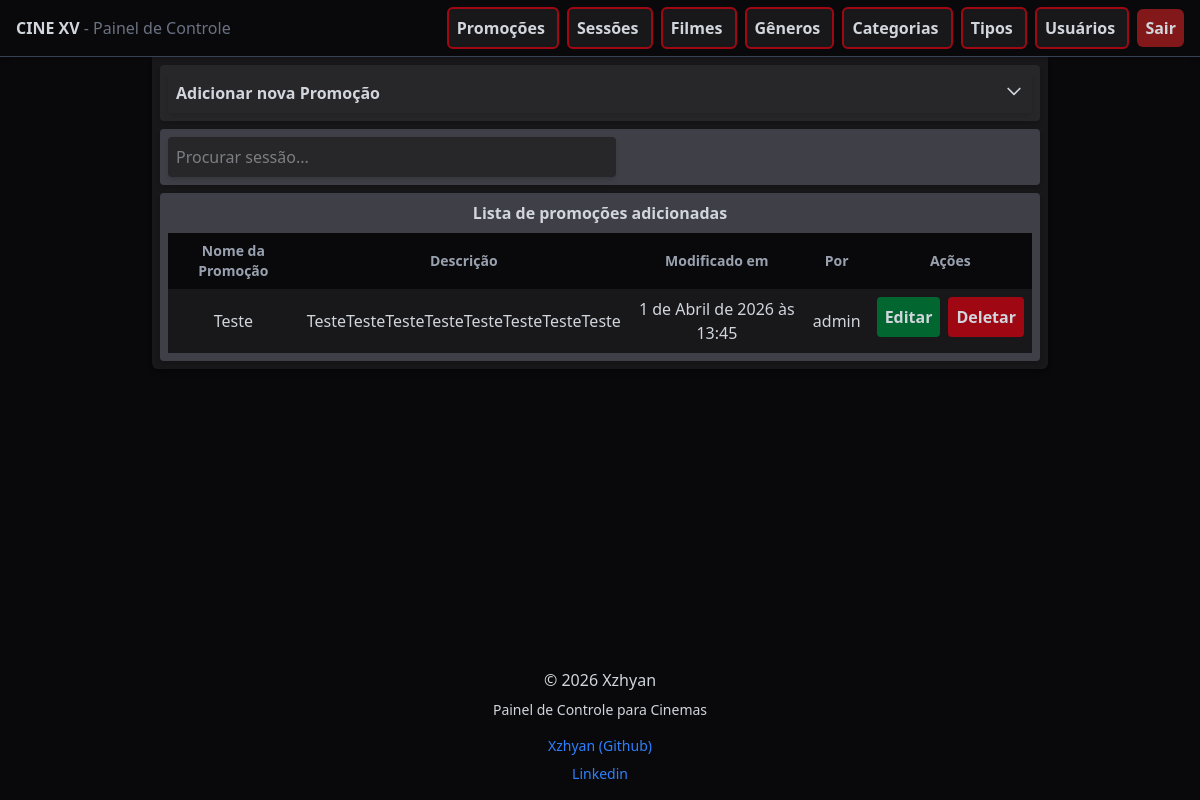
The page /promotions/ (signed in) on the database as committed earlier.
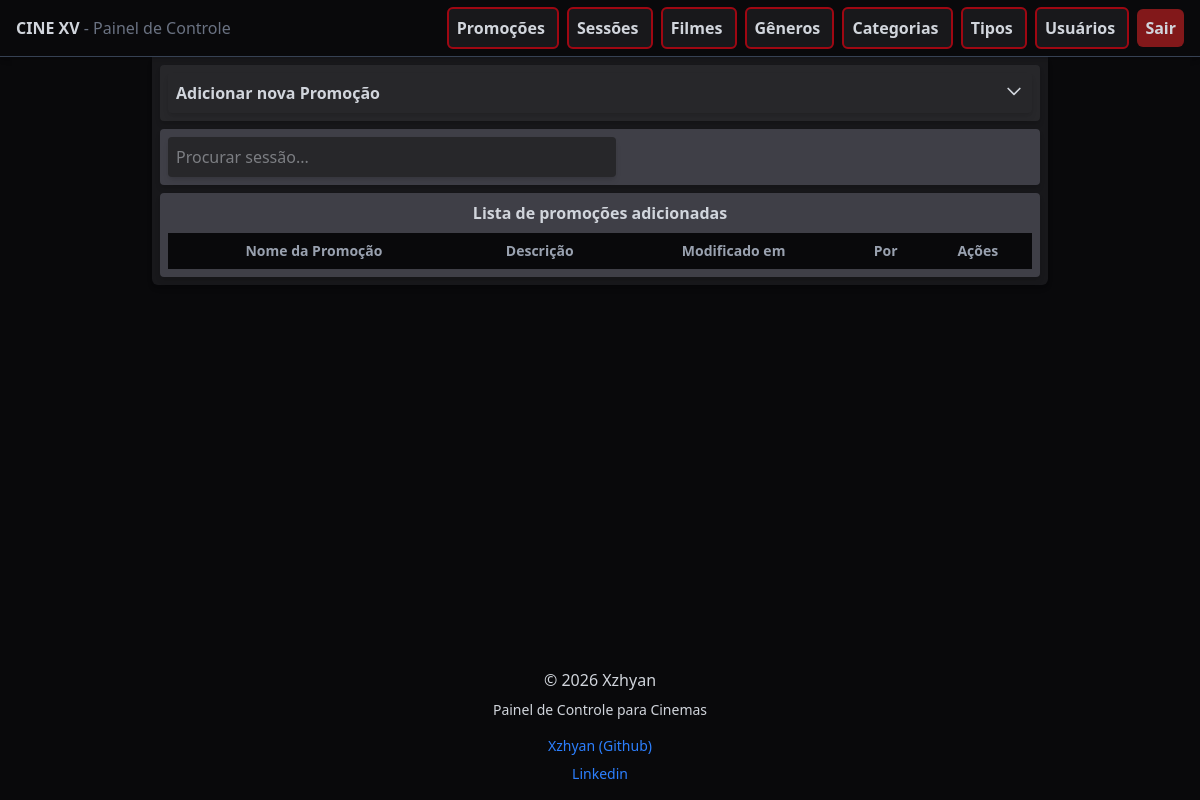
The same page on the database as committed later.
### api/models.py (models this page shows, shortened)
class Promotion(models.Model):
    title = models.CharField(max_length=100)
    desc = models.TextField()
    promo_image = models.FileField(upload_to='promotions/')
    on_carousel = models.BooleanField(default=False)
    modified_by = models.ForeignKey(User, on_delete=models.SET_NULL, null=True, related_name='modified_promotions')
    modified_at = models.DateTimeField(auto_now_add=True)

### control/models.py (models this page shows, shortened)
class CustomUser(AbstractBaseUser, PermissionsMixin):
    username = models.CharField(max_length=200, unique=True)
    is_active = models.BooleanField(default=False)
    is_admin = models.BooleanField(default=False)
    objects = CustomUserManager()
    USERNAME_FIELD = 'username'
    REQUIRED_FIELDS = []
    def __str__(self):
        return self.username

### control/views.py (the view, shortened to what this page needs)
# urls.py: path('promotions/', views.promotions),
@login_required(login_url='user-login')
def promotions(request):
    form = AddPromotionForm()
    promotions = Promotion.objects.all()
    context = {
        'form': form,
        'promotions': promotions
    }
    return render(request, 'promotion/promotions.html', context)

### control/forms.py
class AddPromotionForm(forms.ModelForm):
    class Meta:
        model = Promotion
        fields = ['title', 'desc', 'promo_image', 'on_carousel']
        widgets = {
            'title': forms.TextInput(attrs={
                'class': "bg-zinc-900 hover:bg-zinc-700 transition outline-none p-2 rounded-sm shadow-md",
                'placeholder': "Titulo da promoção"
            }),
            'desc': forms.Textarea(attrs={
                'class': "w-xl h-[100px] bg-zinc-900 hover:bg-zinc-700 transition outline-none p-2 rounded-sm shadow-md",
                'placeholder': "Descrição e informações sobre a promoção..."
            }),
            'promo_image': forms.FileInput(attrs={
                'class': "bg-zinc-900 hover:bg-zinc-700 transition outline-none p-2 rounded-sm shadow-md"
            }),
            'on_carousel': forms.CheckboxInput(attrs={
                'class': "cursor-pointer scale-130"
            })
        }

### control/templates/promotion/promotions.html (shortened to what this page needs)
{% extends 'base.html' %}
{% block content %}
<div class="w-full max-w-4xl bg-zinc-900 mx-auto p-2 rounded-b-md space-y-2 shadow-md">
    <div class="bg-zinc-800 flex flex-col gap-2 text-center items-center rounded-sm p-2 shadow-md">
        <button onclick="toggleAccordion('form_div')" class="w-full flex justify-between hover:bg-zinc-700 cursor-pointer p-2 rounded-sm shadow-md">
            <span>
                <h1 class="font-semibold">Adicionar nova Promoção</h1>
            </span>
            <svg id="icon-form_div" fill="none" stroke="currentColor" viewBox="0 0 24 24"
                class="w-5 h-5 transition-transform duration-300 transform"
            >
                <path stroke-linecap="round" stroke-linejoin="round" stroke-width="2" d="M19 9l-7 7-7-7"/>
            </svg>
        </button>
    </div>
    <div id="list_div">
        <div class="bg-zinc-700 flex flex-col gap-2 text-center rounded-sm p-2 shadow-md">
            <input id="search-files" type="search" placeholder="Procurar sessão..." class="w-full max-w-md bg-zinc-800 hover:bg-zinc-600 transition rounded-sm p-2 shadow-md">
        </div>
        <div class="bg-zinc-700 flex flex-col mt-2 gap-2 text-center items-center rounded-sm p-2 shadow-md">
            <h1 class="font-semibold">Lista de promoções adicionadas</h1>
            <table class="w-full text-center">
                <thead>
                    <tr class="bg-zinc-950 font-semibold text-sm text-gray-400">
                        <th class="p-2">Nome da Promoção</th>
                        <th class="p-2">Descrição</th>
                        <th class="p-2">Modificado em</th>
                        <th class="p-2">Por</th>
                        <th class="p-2">Ações</th>
                    </tr>
                </thead>
                <tbody>
                    {% for promo in promotions %}
                    <tr class="bg-zinc-900 hover:bg-zinc-800 transition cursor-pointer">
                        <td class="p-2">{{ promo.title }}</td>
                        <td class="p-2">{{ promo.desc|truncatechars:50 }}</td>
                        <td class="p-2">{{ promo.modified_at }}</td>
                        <td class="p-2">{{ promo.modified_by }}</td>
                        <td class="p-2 flex flex-row justify-center items-center gap-2">
                            <a href="{% url 'promotion-edit' promo.id %}" class="bg-green-800 hover:bg-green-600 p-2 rounded-sm cursor-pointer transition font-semibold">
                                Editar
                            </a>
                            <form method="POST">
                                <button name="form_type" value="delete_form" class="bg-red-800 hover:bg-red-600 p-2 rounded-sm cursor-pointer transition font-semibold">
                                    Deletar
                                </button>
                            </form>
                        </td>
                    </tr>
                    {% endfor %}
                </tbody>
            </table>
        </div>
    </div>
</div>
{% endblock %}

Rows that differ between the two databases and show on the page:
removed Promotion: title "Teste", desc "TesteTesteTesteTesteTesteTesteTesteTeste", modified_at "1 de Abril de 2026 às 13:45", modified_by "admin"
